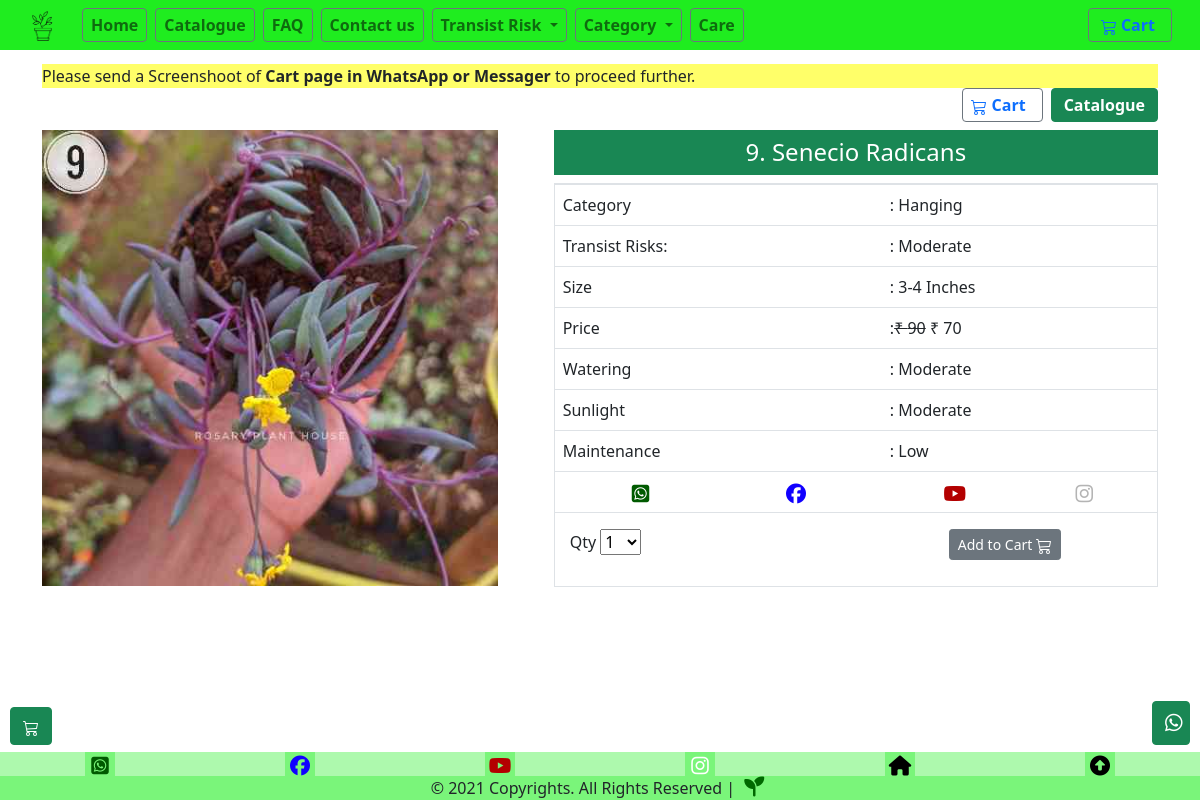
Page /senecio-radicans on the committed database.
### store/models.py (models this page shows, shortened)
class Product(models.Model):
    pid=models.IntegerField(null=False)
    category = models.ForeignKey(Category, related_name='product', on_delete=models.CASCADE,default=7)
    risk = models.ForeignKey(Risk, related_name='product', on_delete=models.CASCADE,default=1)
    created_by = models.ForeignKey(User, on_delete=models.CASCADE, related_name='product_creator',default=1)
    title = models.CharField(max_length=255)
    Nickname=models.CharField(max_length=255)
    author = models.CharField(max_length=255, default='admin')
    description = models.TextField(blank=True)
    image = models.ImageField(upload_to='images/', default='images/default.png')
    slug = models.SlugField(max_length=255)
    size=models.CharField(max_length=255, default="2-3")
    price = models.IntegerField(default=0)
    disprice = models.IntegerField(default=0)
    orgprice = models.IntegerField(default=0)
    in_stock = models.BooleanField(default=True)
    indoor = models.BooleanField(default=False)
    mother = models.BooleanField(default=False)
    is_active = models.BooleanField(default=True)
    created = models.DateTimeField(auto_now_add=True)
    updated = models.DateTimeField(auto_now=True)
    objects = models.Manager()
    sun = models.ForeignKey(Sun, related_name='product', on_delete=models.CASCADE,default=1)
    Watering = models.ForeignKey(Watering, related_name='product', on_delete=models.CASCADE,default=1)
    products = ProductManager()
    maintenance = models.ForeignKey(maintenance, related_name='product', on_delete=models.CASCADE,default=1)
    tag = models.CharField(max_length=20, choices=TAG_CHOICES, default='None')
    class Meta:
        verbose_name_plural = 'Products'
        ordering = ('-created',)
    def get_absolute_url(self):
        return reverse('store:product_detail', args=[self.slug])

class Category(models.Model):
    name = models.CharField(max_length=255, db_index=True)
    slug = models.SlugField(max_length=255, unique=True)
    class Meta:
        verbose_name_plural = 'categories'
    def __str__(self):
        return self.name

class Risk(models.Model):
    name = models.CharField(max_length=255, db_index=True)
    slug = models.SlugField(max_length=255, unique=True)
    class Meta:
        verbose_name_plural = 'risks'
    def __str__(self):
        return self.name

class Watering(models.Model):
    name = models.CharField(max_length=255, db_index=True)
    slug = models.SlugField(max_length=255, unique=True)
    class Meta:
        verbose_name_plural = 'waterings'
    def __str__(self):
        return self.name

class Sun(models.Model):
    name = models.CharField(max_length=255, db_index=True)
    slug = models.SlugField(max_length=255, unique=True)
    class Meta:
        verbose_name_plural = 'suns'
    def __str__(self):
        return self.name

class maintenance(models.Model):
    name = models.CharField(max_length=255, db_index=True)
    slug = models.SlugField(max_length=255, unique=True)
    class Meta:
        verbose_name_plural = 'maintenances'
    def __str__(self):
        return self.name

### store/views.py (the view)
# urls.py: path('<slug:slug>', views.product_detail, name='product_detail'),
def product_detail(request, slug):
    product = get_object_or_404(Product, slug=slug, in_stock=True)
    return render(request, 'store/products/single.html', {'product': product})

### basket/basket.py (called while the page is built)
    def __len__(self):
        return sum(item['qty'] for item in self.basket.values())

### basket/context_processors.py (called while the page is built)
def basket(request):
    return {'basket': Basket(request)}

### store/context_processors.py (called while the page is built)
def categories(request):
    Product.objects.update(price=F('orgprice')-F('disprice'))
    return {
        'categories': Category.objects.all()
    }

### templates/store/products/single.html (shortened to what this page needs)
{% extends "store/base.html" %}
{% load static %}
{% block content %}
{% load mathfilters %}
<div class="container mt-3">
    <main class="pt-5">
        <marquee behavior="scroll" direction="left" style="background-color: rgba(255, 255, 0, 0.589);">Please send a Screenshoot of <strong>Cart page in WhatsApp or Messager </strong> to proceed further.</marquee>
        <div class="d-flex justify-content-end mb-2">
            <a type="button" role="button" href="{% url "basket:basket_summary" %}"
            class="nav-link btn btn-outline-secondary py-1 pl-2 ml-1 mr-2">
            <strong>Cart</strong>
        </a>
            <a type="button" class="btn btn-success py-1" href="/"><strong>Catalogue</strong></a>
        </div>
        <div class="row g-3">
            <div class="col-md-5 col-lg-5 order-md-first">
                <img class="img-fluid mx-auto d-block w-100" width="200px" alt="Responsive image" src="{{ product.image.url }}">
            </div>
            <div class="col-md-7 col-lg-7 ps-md-3 ps-lg-5">
                <div class="card-text text-center py-2  px-0 m-0 h4 bg-success text-white">
                    {{product.pid}}. {{ product.title }}
                </div>
                <div class="border mt-2 pb-0">
                        <div class="row ">
                            <div class="col-12 pb-0">
                                <table class="table table-hover">
                                    <tbody>
                                    <tr>
                                        <td>Category</td>
                                        <td>: {{ product.category }}</td>
                                    </tr>
                                    <tr>
                                        <td>Transist Risks:</td>
                                        <td>: {{product.risk}}</td>
                                    </tr>
                                    <tr>
                                        <td>Size</td>
                                        <td>: {{product.size}} Inches</td>
                                    </tr>
                                    <tr>
                                        <td>Price</td>
                                        <td>:<strike>&#8377; {{ product.orgprice}}</strike> &#8377; {{ product.price }}
                                        </td>
                                    </tr>
                                    <tr>
                                        <td>Watering</td>
                                        <td>: {{product.Watering}}</td>
                                    </tr>
                                    <tr>
                                        <td>Sunlight</td>
                                        <td>: {{product.sun}}</td>
                                    </tr>
                                    <tr>
                                      <td>Maintenance</td>
                                      <td>: {{product.maintenance}}</td>
                                    </tr>
                                    <tr>
                                        <td>
                                          <div class="d-flex justify-content-around pt-0" style="color: black;">
                                          <a href="https://wa.me/message/Z73MZA6IMYFWO1" target="_blank" class="fab fa-whatsapp-square pt-1"></a>
                                          <a href="https://facebook.com/rosaryplanthouse" target="_blank" class="fab fa-facebook pt-1"></a>
                                        </div>
                                        </td>
                                        <td>
                                          <div class="d-flex justify-content-around pt-0" style="color: black;">
                                          <a href="https://youtube.com/channel/UCUYHYgkyhoVXy5_h8a5ly6w" target="_blank" class="fab fa-youtube pt-1"></a>
                                          <a href="https://instagram.com/rosary_plant_house?igshid=ksp4zz9pj5lu" target="_blank" class="fab fa-instagram pt-1" style="color: rgba(0, 0, 0, 0.295);"></a>
                                        </div>
                                        </td>
                                      </tr>
                                    </tbody>
                                  </table>
                            </div>
                        </div>
                    <div class="col">
                        <div class="row mb-4">
                            <div class="col-6">
                                <label for="select">Qty</label>
                                <select id="select">
                                    <option value="1">1</option>
                                </select>
                            </div>
                            <div class="col-6 text-end">
                            <div >
                                <div class="d-flex justify-content-center">
                                <button
                                  type="button"
                                  id="add-button"
                                  value="{{product.id}}"
                                  class="btn btn-secondary btn-sm"
                                  data-bs-toggle="modal"
                                  data-bs-target="#exampleModal"
                                >
                                  Add to Cart
                                </button>
                                </div>
                              </div>
                        </div>
                        </div>
                    </div>
                </div>
            </div>
        </div>
        <br>
        <br>
        <br>
        <br>
        <br>
    </main>
</div>
{% endblock %}

### templates/store/base.html (style rules this page uses)
.fab { font-size: 20px; width: 30px; text-align: center; text-decoration: none; }
.fa-facebook { color: rgb(17, 0, 255); }
.fa-whatsapp-square { color: rgb(0, 90, 0); }
.fa-youtube { color: rgb(179, 0, 0); }
.fa-instagram { color: white; }

### rows in the picture
Product: image (picture), pid "9", title "Senecio Radicans", category "Hanging", risk "Moderate", size "3-4", orgprice "90", price "70", Watering "Moderate", sun "Moderate", maintenance "Low"
